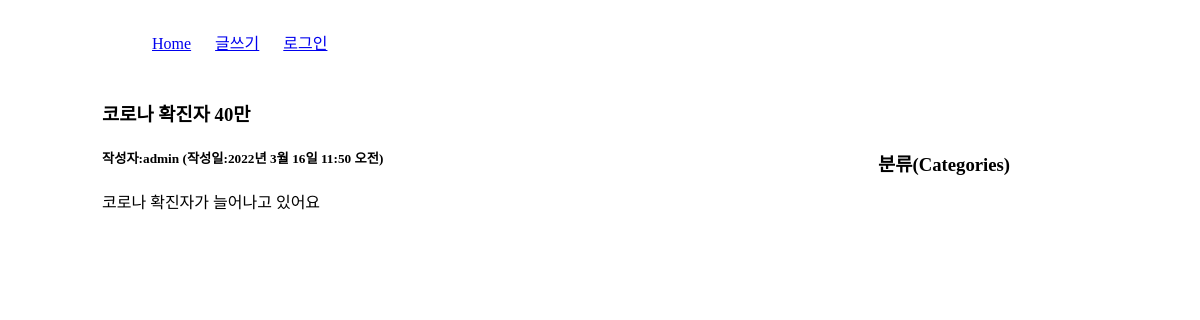
/blog/2/, run on an earlier commit of the app's database.
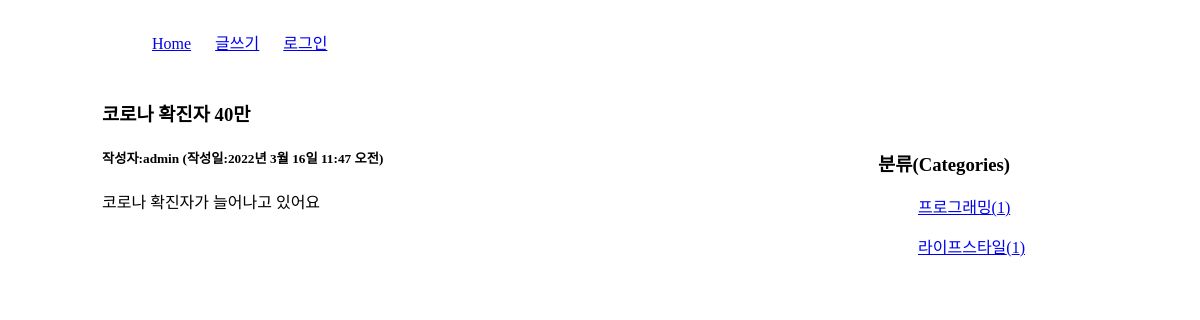
And on a later commit of the database.
### blog/models.py (models this page shows, shortened)
class Post(models.Model):
    title = models.CharField(max_length=100)
    content = models.TextField()
    pub_date = models.DateTimeField()
    modify_date = models.DateTimeField(null=True, blank=True)
    photo = models.ImageField(upload_to='blog/images/%Y/%m/%d/',
                              null=True, blank=True)
    author = models.ForeignKey(User, on_delete=models.CASCADE)
    category = models.ForeignKey(Category, null=True, blank=True,
                            on_delete=models.SET_NULL)

class Category(models.Model):
    name = models.CharField(max_length=50, unique=True)        # 카테고리 이름
    slug = models.SlugField(max_length=200, unique=True, allow_unicode=True)    # 한글인코딩
    def __str__(self):
        return self.name
    def get_absolute_url(self):
        return "/blog/category/{}".format(self.slug)
    class Meta:
        verbose_name_plural = 'Categories'

### blog/views.py (the view)
# urls.py: path('<int:post_id>/', views.detail, name='detail'),
def detail(request, post_id):
    post = get_object_or_404(Post, pk=post_id)
    categories = Category.objects.all()
    context = {'post':post, 'categories' :categories}
    return render(request, 'blog/post_detail.html', context)

### templates/blog/post_detail.html (shortened to what this page needs)
<!DOCTYPE html>
<html lang="ko">
{% load static %}
<head>
    <link rel="stylesheet" href="{% static 'blog/css/style.css' %}">
</head>
<body>
    <div id="container">
        {% include 'navbar.html' %}
        <section id="detail">
            <h3>{{ post.title }}</h3>
            <h5>작성자:{{ post.author }} (작성일:{{ post.pub_date }})</h5>
            <p>{{ post.content | linebreaks }}</p>
        </section>
        <aside>
            <h3>분류(Categories)</h3>
            <div>
                {% for category in categories %}
                <ul>
                    <a href="{{ category.get_absolute_url }}">
                        {{ category }}({{ category.post_set.count }})
                    </a>
                </ul>
                {% endfor %}
            </div>
        </aside>
    </div>
</body>
</html>

What changed in the data, as far as the page shows it:
changed Post "코로나 확진자 40만": pub_date "2022년 3월 16일 11:50 오전" → "2022년 3월 16일 11:47 오전"
added Category: name "프로그래밍", post_set.count "1"
added Category: name "라이프스타일", post_set.count "1"
